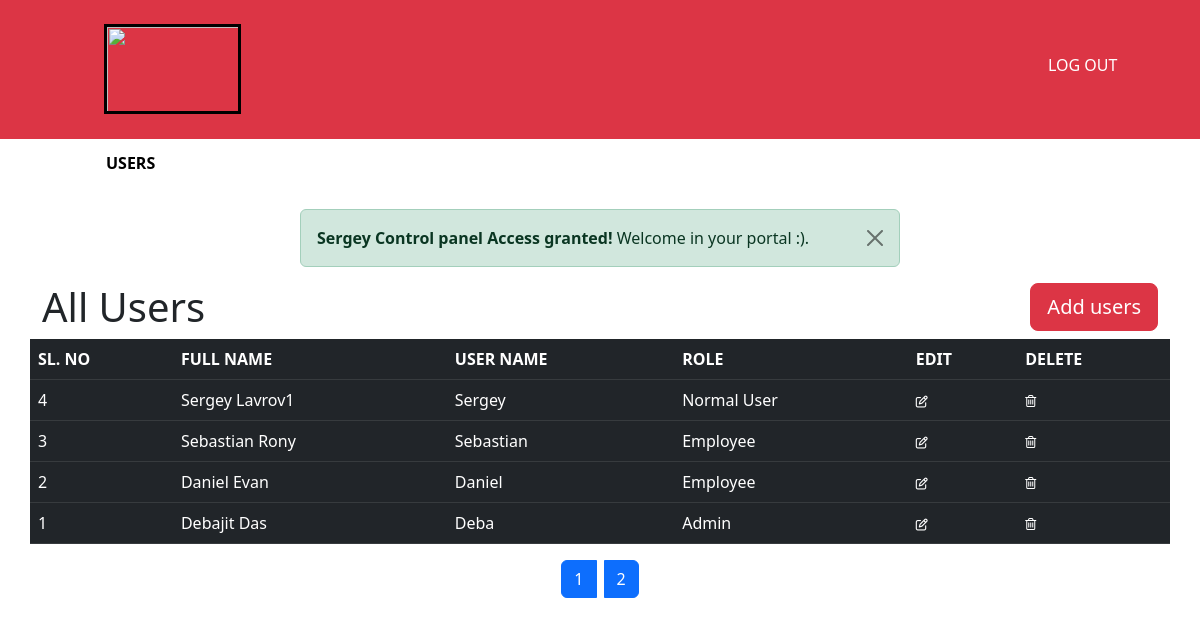
Screenshot of /admin/users.php (signed in) with the database file from the repository.
### tables this page shows
CREATE TABLE `user` (
  `user_id` int(11) NOT NULL,
  `first_name` varchar(33) NOT NULL,
  `last_name` varchar(33) NOT NULL,
  `username` varchar(33) NOT NULL,
  `password` varchar(40) NOT NULL,
  `role` int(11) NOT NULL
);

### admin/users.php (the view, shortened to what this page needs)
<!DOCTYPE html>
<html>
<head>
	<link href="https://cdn.jsdelivr.net/npm/bootstrap@5.3.0-alpha3/dist/css/bootstrap.min.css" rel="stylesheet">
	<link rel="stylesheet" type="text/css" href="style.css">
  <link rel="stylesheet" href="https://cdnjs.cloudflare.com/ajax/libs/font-awesome/4.7.0/css/font-awesome.min.css">
</head>
<body>
<?php
include "connect.php";
?>
<div class="container-fluid">
	<div class="row">
		<div class="col-md-6 bg-danger" style="padding: 24px 0px 25px 104px;">
			<img src="https://png.pngtree.com/template/20190810/ourmid/pngtree-playful-colorful-abstract-flower-kids-kindergarten-logo-sign-symbol-icon-image_292185.jpg" style="padding: 0px 0px 0px 0px; width: 137px; height: 90px; border: 3px solid black;">
		</div>
		<div class="col-md-6 bg-danger">
			<a href="logout.php" style="text-decoration: none;"><h6 style="margin: 56px 0px 0px 436px; color: white;" >LOG OUT</h6></a>
		</div>
	</div>
</div>
<ul class="nav nav-underline" style="padding: 4px 0px 0px 106px;">
  <li class="nav-item">
    <a class="nav-link" aria-current="page" href="#">USERS</a>
  </li>
</ul>
<br>
<?php
echo '<div class="alert alert-success alert-dismissible fade show center-block d-block mx-auto w-50 h-25" role="alert">
  <strong>'. $_SESSION['username'] .' Control panel Access granted!</strong> Welcome in your portal :).
  <button type="button" class="btn-close" data-bs-dismiss="alert" aria-label="Close"></button>
</div>';
?>
<?php
$sql = "SELECT * FROM `user` ORDER BY user_id DESC ";
$result = mysqli_query($conn, $sql) or die("Query Failed");
if (mysqli_num_rows($result) > 0) {
?>
<div class="container">
<div class="row">
<div class="col">
<h1>All Users</h1>
</div>
<div class="col" id="rel">
<a href="add-users.php"><button type="button" class="btn btn-danger btn-lg" style="float: right;">Add users</button></a>
</div>
</div>
<div class="row">
<table class="table table-dark table-hover">
  <thead>
    <tr>
      <th scope="col">SL. NO</th>
      <th scope="col">FULL NAME</th>
      <th scope="col">USER NAME</th>
      <th scope="col">ROLE</th>
      <th scope="col">EDIT</th>
      <th scope="col">DELETE</th>
    </tr>
  </thead>
  <tbody>
  	<?php
  	while ($getvar = mysqli_fetch_array($result)) {
      $id = $getvar['user_id'];
  	?>
    <tr>
      <td class="align-middle"><?php echo $getvar['user_id']; ?></td>
      <td class="align-middle"><?php echo $getvar['first_name'] ."  ". $getvar['last_name']; ?></td>
      <td class="align-middle"><?php echo $getvar['username']; ?></td>
      <td class="align-middle">
      <?php
      if ($getvar['role'] == 1) {
      	echo "Normal User";
      }
      elseif ($getvar['role'] == 2) {
      	echo "Admin";
      }
      elseif ($getvar['role'] != 2 && 1) {
      	echo "Employee";
      }
      ?> </td>
      <td class="edit"><a href="update-users.php?id=<?php echo $id; ?>"> <i style='font-size:12px; color: white; font-weight: normal;' class='fas'>&#xf044;</i> </a></td>
      <td class="delete"><a href="delete-users.php?id=<?php echo $id; ?>"><i style="font-size:14px; color: white; font-weight: normal;" class="fa">&#xf014;</i></a> </td>
    </tr>
    <?php
}
    ?>
  </tbody>
</table>
<?php
}
?>
</div>
<div class="row" >
<div class="col">
</div>
<div class="col-auto ">
<nav aria-label="Page navigation example" >
<?php
$sql1 = "SELECT * FROM user";
$result1 = mysqli_query($conn, $sql1) or die("Query Unsuccessful");
if (mysqli_num_rows($result1) > 0) {
  $total_records = mysqli_num_rows($result1);
  $limit = 3;
  $total_page = ceil($total_records / $limit);
  echo '<ul class="pagination">';
  for ($i=1; $i <= $total_page; $i++) {
    echo '<li class="page-item active px-1"><a class="page-link" href="users.php?page='.$i.'">' .$i. '</a></li>';
  }
echo '</ul>';
}
?>
</nav>
</div>
<div class="col">
</div>
</div>
</div>
</body>
</html>

### admin/style.css (style rules this page uses)
.nav-link { color: black !important; font-weight: bold; }
.nav-item { padding: 0px 27px 0px 0px; }

### rows the page displays
user: user_id "4", first_name "Sergey", last_name "Lavrov1", username "Sergey", role "Normal User"
user: user_id "3", first_name "Sebastian", last_name "Rony", username "Sebastian", role "Employee"
user: user_id "2", first_name "Daniel", last_name "Evan", username "Daniel", role "Employee"
user: user_id "1", first_name "Debajit", last_name "Das", username "Deba", role "Admin"

### other values shown
$_SESSION['username'] "Sergey"
